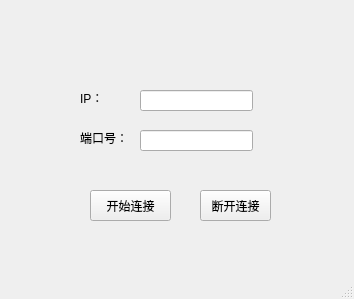
<?xml version="1.0" encoding="UTF-8"?>
<ui version="4.0">
 <class>QTcpClient</class>
 <widget class="QMainWindow" name="QTcpClient">
  <property name="geometry">
   <rect>
    <x>0</x>
    <y>0</y>
    <width>354</width>
    <height>299</height>
   </rect>
  </property>
  <property name="windowTitle">
   <string>QTcpClient</string>
  </property>
  <widget class="QWidget" name="centralwidget">
   <widget class="QLineEdit" name="ip">
    <property name="geometry">
     <rect>
      <x>140</x>
      <y>90</y>
      <width>113</width>
      <height>21</height>
     </rect>
    </property>
   </widget>
   <widget class="QLineEdit" name="port">
    <property name="geometry">
     <rect>
      <x>140</x>
      <y>130</y>
      <width>113</width>
      <height>21</height>
     </rect>
    </property>
   </widget>
   <widget class="QLabel" name="label">
    <property name="geometry">
     <rect>
      <x>80</x>
      <y>90</y>
      <width>53</width>
      <height>15</height>
     </rect>
    </property>
    <property name="text">
     <string>IP：</string>
    </property>
   </widget>
   <widget class="QLabel" name="label_2">
    <property name="geometry">
     <rect>
      <x>80</x>
      <y>130</y>
      <width>53</width>
      <height>15</height>
     </rect>
    </property>
    <property name="text">
     <string>端口号：</string>
    </property>
   </widget>
   <widget class="QPushButton" name="startBtn">
    <property name="geometry">
     <rect>
      <x>90</x>
      <y>190</y>
      <width>81</width>
      <height>31</height>
     </rect>
    </property>
    <property name="text">
     <string>开始连接</string>
    </property>
   </widget>
   <widget class="QPushButton" name="overBtn">
    <property name="geometry">
     <rect>
      <x>200</x>
      <y>190</y>
      <width>71</width>
      <height>31</height>
     </rect>
    </property>
    <property name="text">
     <string>断开连接</string>
    </property>
   </widget>
  </widget>
  <widget class="QMenuBar" name="menubar">
   <property name="geometry">
    <rect>
     <x>0</x>
     <y>0</y>
     <width>354</width>
     <height>22</height>
    </rect>
   </property>
  </widget>
  <widget class="QStatusBar" name="statusbar"/>
 </widget>
 <resources/>
 <connections/>
</ui>
